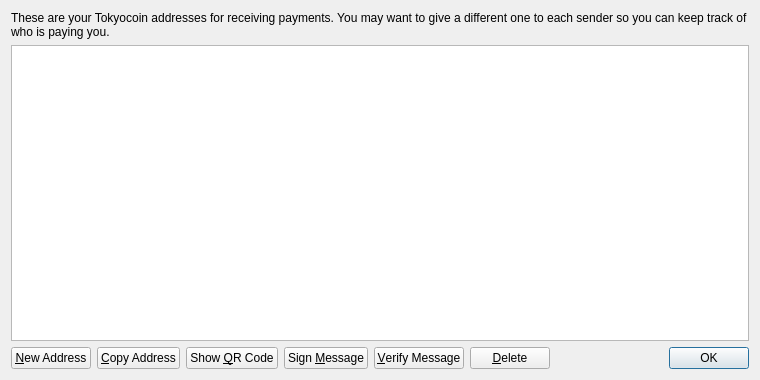
<?xml version="1.0" encoding="UTF-8"?>
<ui version="4.0">
 <class>AddressBookPage</class>
 <widget class="QWidget" name="AddressBookPage">
  <property name="geometry">
   <rect>
    <x>0</x>
    <y>0</y>
    <width>760</width>
    <height>380</height>
   </rect>
  </property>
  <property name="windowTitle">
   <string>Address Book</string>
  </property>
  <layout class="QVBoxLayout" name="verticalLayout">
   <item>
    <widget class="QLabel" name="labelExplanation">
     <property name="text">
      <string>These are your Tokyocoin addresses for receiving payments. You may want to give a different one to each sender so you can keep track of who is paying you.</string>
     </property>
     <property name="textFormat">
      <enum>Qt::PlainText</enum>
     </property>
     <property name="wordWrap">
      <bool>true</bool>
     </property>
    </widget>
   </item>
   <item>
    <widget class="QTableView" name="tableView">
     <property name="contextMenuPolicy">
      <enum>Qt::CustomContextMenu</enum>
     </property>
     <property name="toolTip">
      <string>Double-click to edit address or label</string>
     </property>
     <property name="tabKeyNavigation">
      <bool>false</bool>
     </property>
     <property name="alternatingRowColors">
      <bool>true</bool>
     </property>
     <property name="selectionMode">
      <enum>QAbstractItemView::SingleSelection</enum>
     </property>
     <property name="selectionBehavior">
      <enum>QAbstractItemView::SelectRows</enum>
     </property>
     <property name="sortingEnabled">
      <bool>true</bool>
     </property>
     <attribute name="verticalHeaderVisible">
      <bool>false</bool>
     </attribute>
    </widget>
   </item>
   <item>
    <layout class="QHBoxLayout" name="horizontalLayout">
     <item>
      <widget class="QPushButton" name="newAddressButton">
       <property name="toolTip">
        <string>Create a new address</string>
       </property>
       <property name="text">
        <string>&amp;New Address</string>
       </property>
       <property name="icon">
        <iconset resource="../bitcoin.qrc">
         <normaloff>:/icons/add</normaloff>:/icons/add</iconset>
       </property>
      </widget>
     </item>
     <item>
      <widget class="QPushButton" name="copyToClipboard">
       <property name="toolTip">
        <string>Copy the currently selected address to the system clipboard</string>
       </property>
       <property name="text">
        <string>&amp;Copy Address</string>
       </property>
       <property name="icon">
        <iconset resource="../bitcoin.qrc">
         <normaloff>:/icons/editcopy</normaloff>:/icons/editcopy</iconset>
       </property>
      </widget>
     </item>
     <item>
      <widget class="QPushButton" name="showQRCode">
       <property name="text">
        <string>Show &amp;QR Code</string>
       </property>
       <property name="icon">
        <iconset resource="../bitcoin.qrc">
         <normaloff>:/icons/qrcode</normaloff>:/icons/qrcode</iconset>
       </property>
      </widget>
     </item>
     <item>
      <widget class="QPushButton" name="signMessage">
       <property name="toolTip">
        <string>Sign a message to prove you own a Tokyocoin address</string>
       </property>
       <property name="text">
        <string>Sign &amp;Message</string>
       </property>
       <property name="icon">
        <iconset resource="../bitcoin.qrc">
         <normaloff>:/icons/edit</normaloff>:/icons/edit</iconset>
       </property>
      </widget>
     </item>
     <item>
      <widget class="QPushButton" name="verifyMessage">
       <property name="toolTip">
        <string>Verify a message to ensure it was signed with a specified Tokyocoin address</string>
       </property>
       <property name="text">
        <string>&amp;Verify Message</string>
       </property>
       <property name="icon">
        <iconset resource="../bitcoin.qrc">
         <normaloff>:/icons/transaction_0</normaloff>:/icons/transaction_0</iconset>
       </property>
      </widget>
     </item>
     <item>
      <widget class="QPushButton" name="deleteButton">
       <property name="toolTip">
        <string>Delete the currently selected address from the list</string>
       </property>
       <property name="text">
        <string>&amp;Delete</string>
       </property>
       <property name="icon">
        <iconset resource="../bitcoin.qrc">
         <normaloff>:/icons/remove</normaloff>:/icons/remove</iconset>
       </property>
      </widget>
     </item>
     <item>
      <spacer name="horizontalSpacer">
       <property name="orientation">
        <enum>Qt::Horizontal</enum>
       </property>
       <property name="sizeHint" stdset="0">
        <size>
         <width>40</width>
         <height>20</height>
        </size>
       </property>
      </spacer>
     </item>
     <item>
      <widget class="QDialogButtonBox" name="buttonBox">
       <property name="sizePolicy">
        <sizepolicy hsizetype="Maximum" vsizetype="Fixed">
         <horstretch>0</horstretch>
         <verstretch>0</verstretch>
        </sizepolicy>
       </property>
       <property name="standardButtons">
        <set>QDialogButtonBox::Ok</set>
       </property>
      </widget>
     </item>
    </layout>
   </item>
  </layout>
 </widget>
 <resources>
  <include location="../bitcoin.qrc"/>
 </resources>
 <connections/>
</ui>
